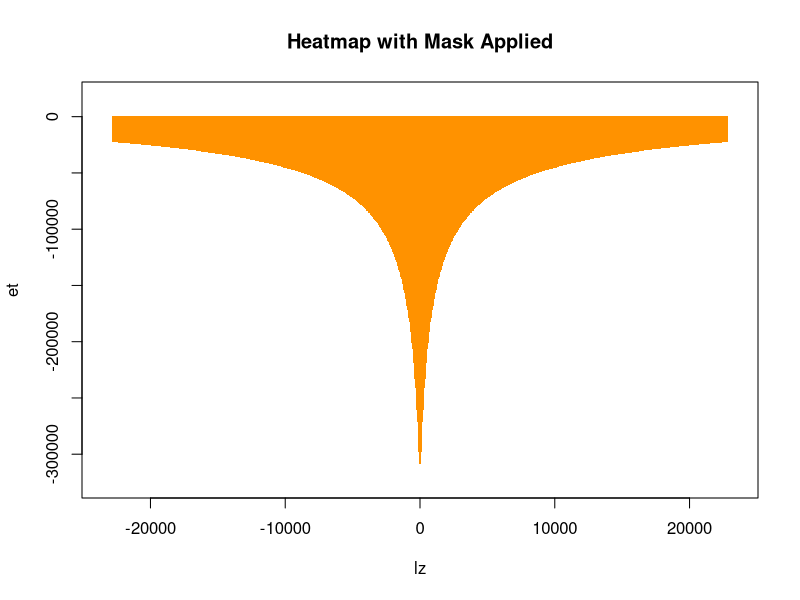

The R source for this figure:
library(ks)

et_bound <- 308100
lz_bound <- 22800

# xmin <- c(0, -et_bound)
xmin <- c(-lz_bound, -et_bound)
xmax <- c(lz_bound, 0)
gridsize <- c(1000, 1000)

# Create grid points
grid_points <- expand.grid(
    seq(xmin[1], xmax[1], length.out = gridsize[1]),
    seq(xmin[2], xmax[2], length.out = gridsize[2])
)

# Create a matrix of 1s corresponding to each grid point
grid_values <- rep(1, nrow(grid_points))

# Create a matrix of values (for visualization purposes)
grid_matrix <- matrix(grid_values, nrow = gridsize[1], ncol = gridsize[2])

# Masking function
mask_val <- function(x, y, a, b, c, d) {
    y >= a / ((abs(x) - c)^b) + d
}

a <- -6997827.890258315
b <- 0.49889733064484165
c <- -363.0791864583225
d <- 24041.97805734597

# Create grid for masking
x_grid <- seq(xmin[1], xmax[1], length.out = gridsize[1])
y_grid <- seq(xmin[2], xmax[2], length.out = gridsize[2])

# Apply the mask to the grid
mask <- outer(
    x_grid, y_grid,
    Vectorize(function(x, y) mask_val(x, y, a, b, c, d))
)

# Apply the mask to grid_matrix by setting values to NA (or any other desired mask value)
grid_matrix[!mask] <- NA

# Plot the heatmap with the mask applied
image(seq(xmin[1], xmax[1], length.out = gridsize[1]),
    seq(xmin[2], xmax[2], length.out = gridsize[2]),
    grid_matrix,
    col = heat.colors(10), main = "Heatmap with Mask Applied",
    xlab = "lz", ylab = "et",
    xlim = c(-1.1 * lz_bound, 1.1 * lz_bound), # Larger xlim
    ylim = c(-1.1 * et_bound, 0.1 * et_bound) # Larger ylim
)
